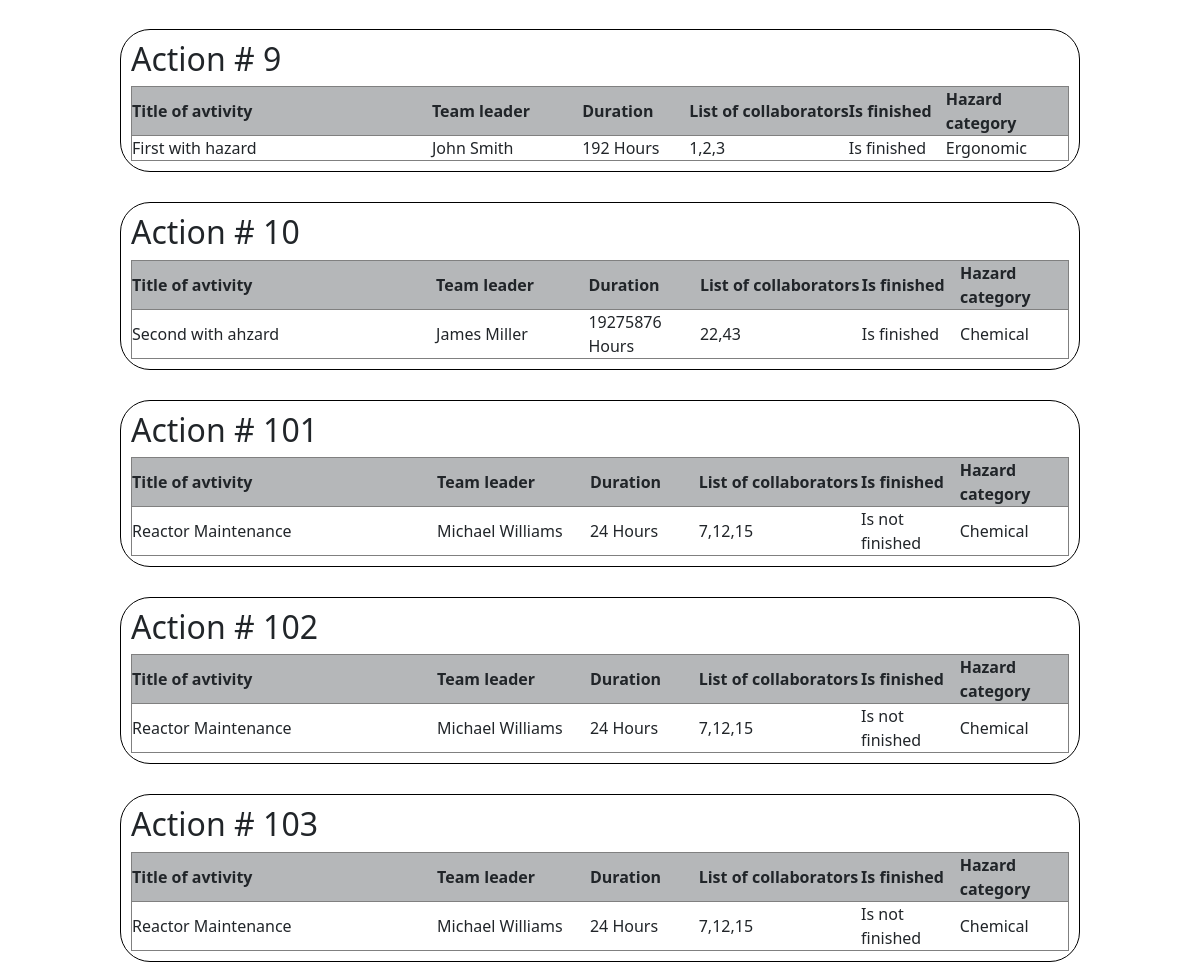
Before: /jobs_list (signed in, middle part) with the older database file.
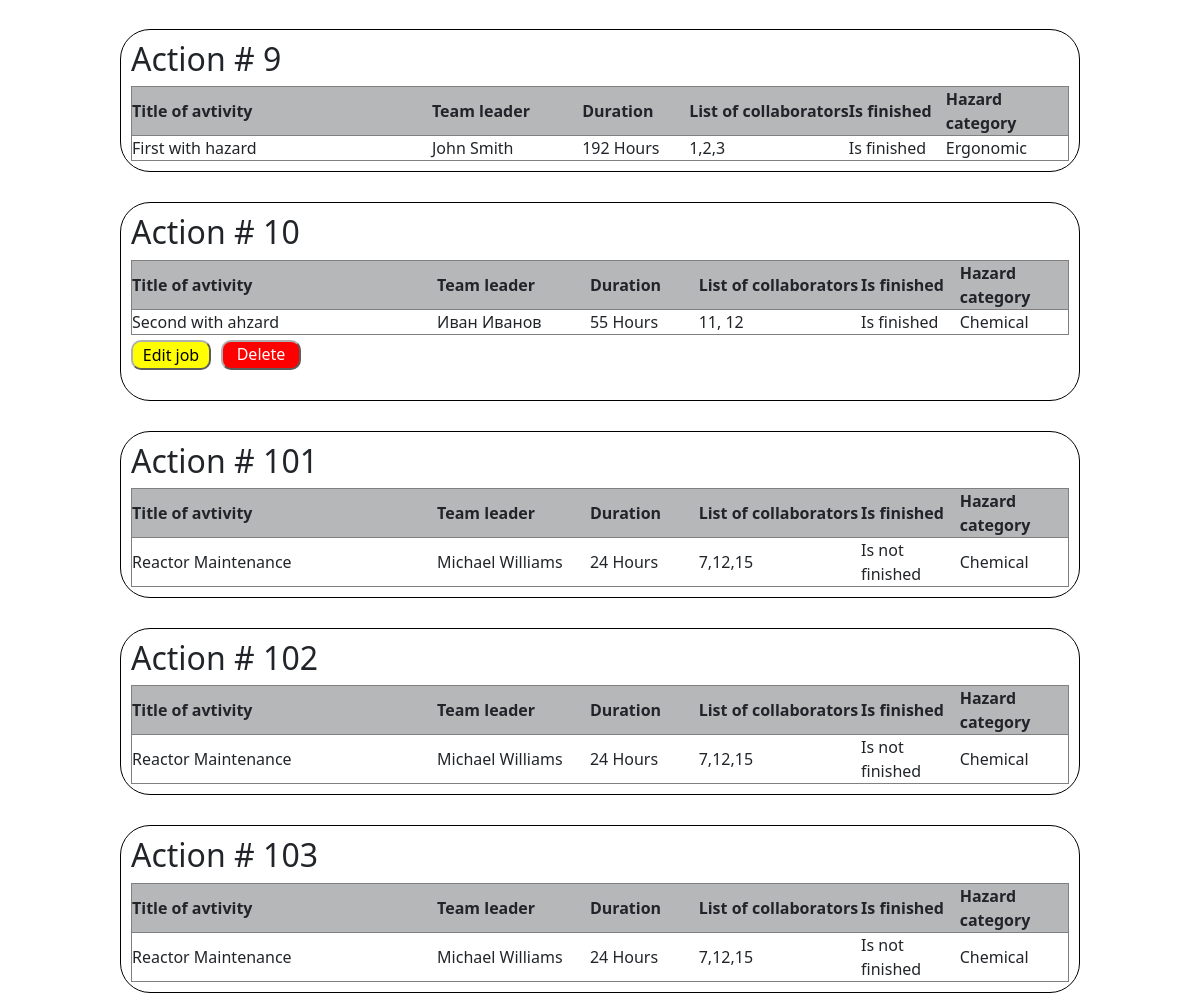
After: the same page with the newer database file.
### data/jobs.py (models this page shows)
class Jobs(SqlAlchemyBase):
    __tablename__ = 'jobs'
    id = sqlalchemy.Column(sqlalchemy.Integer, primary_key=True,
                           autoincrement=True)
    author = sqlalchemy.Column(sqlalchemy.Integer,
                               ForeignKey('users.id'), nullable=False)
    team_leader = sqlalchemy.Column(sqlalchemy.Integer,
                                    ForeignKey('users.id'), nullable=False)
    job_title = sqlalchemy.Column(sqlalchemy.String, nullable=True)
    work_size = sqlalchemy.Column(sqlalchemy.Integer, nullable=False)
    collaborators = sqlalchemy.Column(sqlalchemy.String, nullable=True)
    start_date = sqlalchemy.Column(sqlalchemy.DateTime,
                                   default=datetime.datetime.now)
    end_date = sqlalchemy.Column(sqlalchemy.DateTime,
                                 default=datetime.datetime.now)
    is_finished = sqlalchemy.Column(sqlalchemy.Boolean, default=False)
    hazard_category = sqlalchemy.Column(sqlalchemy.Integer,
                                        ForeignKey('hazard_category.id'),
                                        nullable=None)
    team_leader_user = relationship("User", backref='team_leader_jobs',
                                    foreign_keys=[team_leader])
    author_user = relationship("User", backref='author_jobs',
                               foreign_keys=[author])
    hazard_category_rel = relationship("HazardCategory", back_populates="jobs")

### data/users.py (models this page shows, shortened)
class User(SqlAlchemyBase, UserMixin):
    __tablename__ = 'users'
    id = sqlalchemy.Column(sqlalchemy.Integer, primary_key=True, autoincrement=True)
    surname = sqlalchemy.Column(sqlalchemy.String, nullable=True)
    name = sqlalchemy.Column(sqlalchemy.String, nullable=True)
    age = sqlalchemy.Column(sqlalchemy.Integer, nullable=True)
    position = sqlalchemy.Column(sqlalchemy.String, nullable=True)
    speciality = sqlalchemy.Column(sqlalchemy.String, nullable=True)
    address = sqlalchemy.Column(sqlalchemy.String, nullable=True)
    email = sqlalchemy.Column(sqlalchemy.String, index=True, unique=True, nullable=True)
    hashed_password = sqlalchemy.Column(sqlalchemy.String, nullable=True)
    modified_date = sqlalchemy.Column(sqlalchemy.DateTime, default=datetime.datetime.now)
    news = orm.relationship("News", back_populates='user')

### data/hazard_category.py (models this page shows)
class HazardCategory(SqlAlchemyBase):
    __tablename__ = 'hazard_category'
    id = sqlalchemy.Column(sqlalchemy.Integer, primary_key=True,
                           autoincrement=True)
    hazard_category_title = sqlalchemy.Column(sqlalchemy.String)
    jobs = relationship("Jobs", back_populates='hazard_category_rel')

### handlers/work_with_jobs.py (the view)
@work_with_jobs_bp.route('/jobs_list')
@login_required
def get_jobs_list():
    db_ss = db_session.create_session()
    jobs = db_ss.query(Jobs).all()
    current_user_id = current_user.id
    message = get_flashed_messages()
    return render_template('jobs.html', jobs=jobs,
                           current_user_id=current_user_id,
                           message=message)

### data/db_session.py (called while the page is built)
def create_session() -> Session:
    global __factory
    return __factory()

### main.py (called while the page is built)
@login_manager.user_loader
def load_user(user_id):
    db_sess = db_session.create_session()
    return db_sess.query(User).get(user_id)

### templates/jobs.html (shortened to what this page needs)
{% extends "base.html" %}
{% block styles %}
    <link rel="stylesheet" href="{{ url_for('static', filename='css/job_list.css')}}">
{% endblock %}
{% block content %}
{% for job  in jobs %}
    <div class="action">
        <h2>Action # {{ job.id }} </h2>
        <table>
            <tr>
                <th width="200">Title of avtivity</th>
                <th width="100">Team leader</th>
                <th width="50">Duration</th>
                <th width="50">List of collaborators</th>
                <th width="50">Is finished</th>
                <th width="50">Hazard category</th>
            </tr>
            <tr>
                <td>{{ job.job_title }}</td>
                <td>{{ job.team_leader_user.name }} {{ job.team_leader_user.surname }}</td>
                <td>{{ job.work_size }} Hours</td>
                <td>{{ job.collaborators }}</td>
                {% if job.is_finished %}
                    <td>Is finished</td>
                {% else %}
                    <td>Is not finished</td>
                {% endif %}
                <td>{{ job.hazard_category_rel.hazard_category_title }}</td>
            </tr>
        </table>
        {% if job.author_user.id == current_user_id or current_user_id == 1 or job.team_leader == current_user_id %}
        <div class="buttons_block">
            <form action="{{ url_for('work_with_jobs.edit_job', job_id=job.id )}}" method="get">
                <button class="btn_for_edit" type="submit">Edit job</button>
            </form>
            <form action="{{ url_for('work_with_jobs.delete_job', job_id=job.id )}}" method="post">
                <button class="btn_for_delete" type="submit">Delete job</button>
            </form>
        </div>
        {% endif %}
    </div>
{% endfor %}
{% endblock %}

### templates/base.html (shortened to what this page needs)
<!DOCTYPE html>
<html lang="ru">
<head>
    <link rel="stylesheet"
    href="https://cdn.jsdelivr.net/npm/bootstrap@5.0.0-beta1/dist/css/bootstrap.min.css"
>
    <link rel="stylesheet" href="{{ url_for('static', filename='css/style.css')}}">
    {% block styles %}{% endblock %}
</head>
<body>
    <main>
        {% block content %}{% endblock %}
    </main>
</body>
</html>

### static/css/style.css (style rules this page uses)
* { margin: 0px; padding: 0px; font-family: 'Segoe UI', Tahoma, Geneva, Verdana, sans-serif; }
main { display: flex; flex-direction: column; align-items: center; height: 100vh; margin-top: 20px; }
.buttons_block { display: flex; justify-content: space-between; width: 230px; margin-top: 5px; }
.btn_for_edit, .btn_for_delete { border-radius: 10px; border-color: rgb(175, 176, 176); height: 30px; width: 80px; }
.btn_for_edit { background-color: yellow; }
.btn_for_delete { color: white; background-color: red; }

### static/css/job_list.css (style rules this page uses)
div.action { border: 1px solid rgb(0, 0, 0); padding: 10px; border-radius: 30px; margin-top: 30px; width: 80%; }
table { width: 100%; }
tr { border: 1px solid grey; }
th { background-color: rgb(181, 183, 185); }
.buttons_block { display: flex; justify-content: space-between; width: 170px; margin-top: 5px; }

Changed rows visible on the page:
changed Jobs "Second with ahzard": team_leader_user.name "James" → "Иван"; team_leader_user.surname "Miller" → "Иванов"; work_size "19275876" → "55"; collaborators "22,43" → "11, 12"; now shows "Edit job Delete job"
